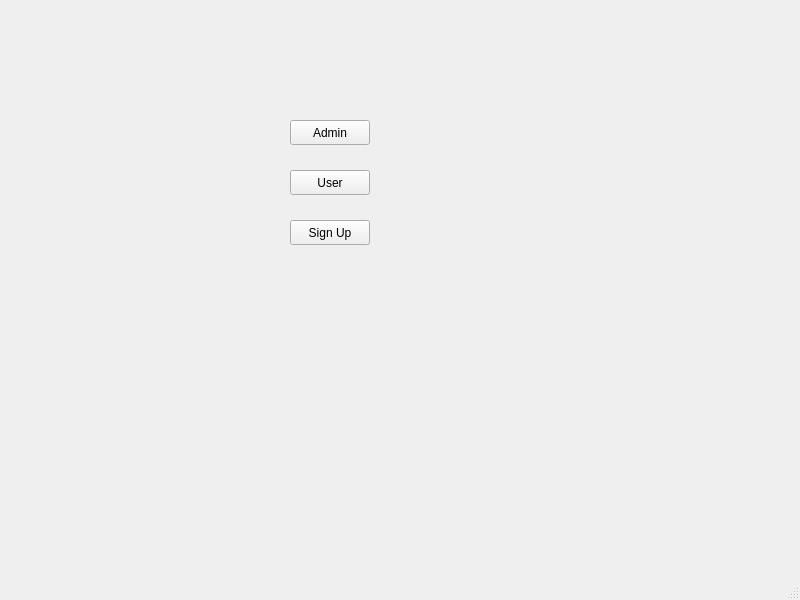
<?xml version="1.0" encoding="UTF-8"?>
<ui version="4.0">
 <class>MainWindow</class>
 <widget class="QMainWindow" name="MainWindow">
  <property name="geometry">
   <rect>
    <x>0</x>
    <y>0</y>
    <width>800</width>
    <height>600</height>
   </rect>
  </property>
  <property name="windowTitle">
   <string>MainWindow</string>
  </property>
  <widget class="QWidget" name="centralwidget">
   <widget class="QStackedWidget" name="stackedWidget">
    <property name="geometry">
     <rect>
      <x>-20</x>
      <y>-30</y>
      <width>800</width>
      <height>600</height>
     </rect>
    </property>
    <widget class="QWidget" name="Login_page">
     <widget class="QPushButton" name="SignUp_pb">
      <property name="geometry">
       <rect>
        <x>310</x>
        <y>250</y>
        <width>80</width>
        <height>25</height>
       </rect>
      </property>
      <property name="text">
       <string>Sign Up</string>
      </property>
     </widget>
     <widget class="QPushButton" name="AdminLogIn_pb">
      <property name="geometry">
       <rect>
        <x>310</x>
        <y>150</y>
        <width>80</width>
        <height>25</height>
       </rect>
      </property>
      <property name="text">
       <string>Admin</string>
      </property>
     </widget>
     <widget class="QPushButton" name="UserLogIn_pb">
      <property name="geometry">
       <rect>
        <x>310</x>
        <y>200</y>
        <width>80</width>
        <height>25</height>
       </rect>
      </property>
      <property name="text">
       <string>User</string>
      </property>
     </widget>
    </widget>
    <widget class="QWidget" name="SignUp_page">
     <widget class="QLineEdit" name="SignUpName_Input">
      <property name="geometry">
       <rect>
        <x>310</x>
        <y>90</y>
        <width>113</width>
        <height>24</height>
       </rect>
      </property>
      <property name="placeholderText">
       <string>Name</string>
      </property>
     </widget>
     <widget class="QLineEdit" name="SignUpMail_input">
      <property name="geometry">
       <rect>
        <x>310</x>
        <y>150</y>
        <width>113</width>
        <height>24</height>
       </rect>
      </property>
      <property name="placeholderText">
       <string>Mail</string>
      </property>
     </widget>
     <widget class="QLineEdit" name="SignUp_Mobile">
      <property name="geometry">
       <rect>
        <x>310</x>
        <y>200</y>
        <width>113</width>
        <height>24</height>
       </rect>
      </property>
      <property name="placeholderText">
       <string>Mobile Number</string>
      </property>
     </widget>
     <widget class="QLineEdit" name="SignUp_pass">
      <property name="geometry">
       <rect>
        <x>310</x>
        <y>260</y>
        <width>113</width>
        <height>24</height>
       </rect>
      </property>
      <property name="placeholderText">
       <string>Password</string>
      </property>
     </widget>
     <widget class="QPushButton" name="SignUp_pb_2">
      <property name="geometry">
       <rect>
        <x>330</x>
        <y>340</y>
        <width>80</width>
        <height>25</height>
       </rect>
      </property>
      <property name="text">
       <string>Sign Up</string>
      </property>
     </widget>
    </widget>
    <widget class="QWidget" name="LoginAsAdmin_page">
     <widget class="QLineEdit" name="LogIn_AdminMail_input">
      <property name="geometry">
       <rect>
        <x>310</x>
        <y>190</y>
        <width>113</width>
        <height>24</height>
       </rect>
      </property>
      <property name="text">
       <string/>
      </property>
      <property name="placeholderText">
       <string>Enter mail</string>
      </property>
     </widget>
     <widget class="QLineEdit" name="LogIn_AdminPass_input">
      <property name="geometry">
       <rect>
        <x>310</x>
        <y>240</y>
        <width>113</width>
        <height>24</height>
       </rect>
      </property>
      <property name="text">
       <string/>
      </property>
      <property name="echoMode">
       <enum>QLineEdit::Password</enum>
      </property>
      <property name="placeholderText">
       <string>Enter password</string>
      </property>
     </widget>
     <widget class="QPushButton" name="AdminLogin_pb">
      <property name="geometry">
       <rect>
        <x>320</x>
        <y>300</y>
        <width>80</width>
        <height>25</height>
       </rect>
      </property>
      <property name="text">
       <string>Log In</string>
      </property>
     </widget>
    </widget>
    <widget class="QWidget" name="LoginAsUser_Page">
     <widget class="QLineEdit" name="Login_UserMail_input">
      <property name="geometry">
       <rect>
        <x>310</x>
        <y>100</y>
        <width>113</width>
        <height>24</height>
       </rect>
      </property>
      <property name="placeholderText">
       <string>Mail</string>
      </property>
     </widget>
     <widget class="QLineEdit" name="Login_UserPass_input">
      <property name="geometry">
       <rect>
        <x>310</x>
        <y>160</y>
        <width>113</width>
        <height>24</height>
       </rect>
      </property>
      <property name="echoMode">
       <enum>QLineEdit::Password</enum>
      </property>
      <property name="placeholderText">
       <string>Password</string>
      </property>
     </widget>
     <widget class="QPushButton" name="UserLogin_pb">
      <property name="geometry">
       <rect>
        <x>320</x>
        <y>230</y>
        <width>80</width>
        <height>25</height>
       </rect>
      </property>
      <property name="text">
       <string>log in</string>
      </property>
     </widget>
    </widget>
    <widget class="QWidget" name="UserHomePage">
     <widget class="QPushButton" name="Booking_pb">
      <property name="geometry">
       <rect>
        <x>280</x>
        <y>200</y>
        <width>141</width>
        <height>51</height>
       </rect>
      </property>
      <property name="text">
       <string>Book Ticket</string>
      </property>
     </widget>
     <widget class="QPushButton" name="UserHistory_pb">
      <property name="geometry">
       <rect>
        <x>30</x>
        <y>510</y>
        <width>80</width>
        <height>25</height>
       </rect>
      </property>
      <property name="text">
       <string>See History</string>
      </property>
     </widget>
     <widget class="QPushButton" name="Exit1_pb">
      <property name="geometry">
       <rect>
        <x>490</x>
        <y>390</y>
        <width>80</width>
        <height>25</height>
       </rect>
      </property>
      <property name="text">
       <string>Exit</string>
      </property>
     </widget>
     <widget class="QPushButton" name="AddRide_pb">
      <property name="geometry">
       <rect>
        <x>310</x>
        <y>280</y>
        <width>80</width>
        <height>25</height>
       </rect>
      </property>
      <property name="text">
       <string>Add Ride</string>
      </property>
     </widget>
    </widget>
    <widget class="QWidget" name="BookTicketPage">
     <widget class="QLineEdit" name="Booking_DayInput">
      <property name="geometry">
       <rect>
        <x>60</x>
        <y>110</y>
        <width>113</width>
        <height>24</height>
       </rect>
      </property>
      <property name="text">
       <string/>
      </property>
      <property name="placeholderText">
       <string>Day</string>
      </property>
     </widget>
     <widget class="QLineEdit" name="Booking_MonthInput">
      <property name="geometry">
       <rect>
        <x>90</x>
        <y>150</y>
        <width>113</width>
        <height>24</height>
       </rect>
      </property>
      <property name="text">
       <string/>
      </property>
      <property name="placeholderText">
       <string>Month</string>
      </property>
     </widget>
     <widget class="QLineEdit" name="Booking_YearInput">
      <property name="geometry">
       <rect>
        <x>120</x>
        <y>190</y>
        <width>113</width>
        <height>24</height>
       </rect>
      </property>
      <property name="text">
       <string/>
      </property>
      <property name="placeholderText">
       <string>Year</string>
      </property>
     </widget>
     <widget class="QLineEdit" name="Booking_QuantityInput">
      <property name="geometry">
       <rect>
        <x>160</x>
        <y>230</y>
        <width>113</width>
        <height>24</height>
       </rect>
      </property>
      <property name="text">
       <string/>
      </property>
      <property name="placeholderText">
       <string>Quantity</string>
      </property>
     </widget>
     <widget class="QPushButton" name="back1_pb">
      <property name="geometry">
       <rect>
        <x>30</x>
        <y>520</y>
        <width>80</width>
        <height>25</height>
       </rect>
      </property>
      <property name="text">
       <string>back</string>
      </property>
     </widget>
     <widget class="QPushButton" name="continue_pb">
      <property name="geometry">
       <rect>
        <x>360</x>
        <y>370</y>
        <width>80</width>
        <height>25</height>
       </rect>
      </property>
      <property name="text">
       <string>continue</string>
      </property>
     </widget>
     <widget class="QLineEdit" name="BumperCar">
      <property name="geometry">
       <rect>
        <x>540</x>
        <y>190</y>
        <width>113</width>
        <height>24</height>
       </rect>
      </property>
      <property name="text">
       <string/>
      </property>
      <property name="placeholderText">
       <string>Bumper Car</string>
      </property>
     </widget>
     <widget class="QLineEdit" name="Train_Ride">
      <property name="geometry">
       <rect>
        <x>540</x>
        <y>230</y>
        <width>113</width>
        <height>24</height>
       </rect>
      </property>
      <property name="placeholderText">
       <string>Train Ride</string>
      </property>
     </widget>
     <widget class="QLineEdit" name="Roller_Coaster">
      <property name="geometry">
       <rect>
        <x>540</x>
        <y>270</y>
        <width>113</width>
        <height>24</height>
       </rect>
      </property>
      <property name="text">
       <string/>
      </property>
      <property name="placeholderText">
       <string>Roller coaster</string>
      </property>
     </widget>
    </widget>
    <widget class="QWidget" name="continuePage">
     <widget class="QPushButton" name="confirm_pb">
      <property name="geometry">
       <rect>
        <x>320</x>
        <y>320</y>
        <width>80</width>
        <height>25</height>
       </rect>
      </property>
      <property name="text">
       <string>confirm</string>
      </property>
     </widget>
     <widget class="QPlainTextEdit" name="plainTextEdit">
      <property name="geometry">
       <rect>
        <x>200</x>
        <y>60</y>
        <width>301</width>
        <height>85</height>
       </rect>
      </property>
      <property name="plainText">
       <string>Total payable ammont is 
</string>
      </property>
     </widget>
     <widget class="QLabel" name="continue_total_price">
      <property name="geometry">
       <rect>
        <x>350</x>
        <y>65</y>
        <width>55</width>
        <height>16</height>
       </rect>
      </property>
      <property name="text">
       <string>100</string>
      </property>
     </widget>
    </widget>
    <widget class="QWidget" name="AdminHomePage">
     <widget class="QPushButton" name="A_ShowAllUser_pb">
      <property name="geometry">
       <rect>
        <x>350</x>
        <y>100</y>
        <width>80</width>
        <height>25</height>
       </rect>
      </property>
      <property name="text">
       <string>Show all user</string>
      </property>
     </widget>
     <widget class="QPushButton" name="A_remove_pb">
      <property name="geometry">
       <rect>
        <x>350</x>
        <y>170</y>
        <width>80</width>
        <height>25</height>
       </rect>
      </property>
      <property name="text">
       <string>Remove</string>
      </property>
     </widget>
     <widget class="QPushButton" name="A_UpdatePrice_pb">
      <property name="geometry">
       <rect>
        <x>350</x>
        <y>220</y>
        <width>80</width>
        <height>25</height>
       </rect>
      </property>
      <property name="text">
       <string>Update price</string>
      </property>
     </widget>
     <widget class="QPushButton" name="A_Histroy_pb">
      <property name="geometry">
       <rect>
        <x>350</x>
        <y>280</y>
        <width>80</width>
        <height>25</height>
       </rect>
      </property>
      <property name="text">
       <string>Booking History</string>
      </property>
     </widget>
    </widget>
    <widget class="QWidget" name="ShowAllUserPage">
     <widget class="QTableView" name="tableView">
      <property name="geometry">
       <rect>
        <x>120</x>
        <y>50</y>
        <width>551</width>
        <height>461</height>
       </rect>
      </property>
     </widget>
    </widget>
    <widget class="QWidget" name="SearchUserPage">
     <widget class="QPushButton" name="A_Enter_pb">
      <property name="geometry">
       <rect>
        <x>300</x>
        <y>230</y>
        <width>80</width>
        <height>25</height>
       </rect>
      </property>
      <property name="text">
       <string>Enter</string>
      </property>
     </widget>
     <widget class="QLineEdit" name="A_searchMail_input">
      <property name="geometry">
       <rect>
        <x>290</x>
        <y>120</y>
        <width>113</width>
        <height>24</height>
       </rect>
      </property>
      <property name="text">
       <string/>
      </property>
      <property name="placeholderText">
       <string>Enter mail</string>
      </property>
     </widget>
     <widget class="QPushButton" name="A_Home_pb">
      <property name="geometry">
       <rect>
        <x>620</x>
        <y>490</y>
        <width>80</width>
        <height>25</height>
       </rect>
      </property>
      <property name="text">
       <string>Home</string>
      </property>
     </widget>
    </widget>
    <widget class="QWidget" name="RemoveUserPage">
     <widget class="QLineEdit" name="A_removeMail_input">
      <property name="geometry">
       <rect>
        <x>320</x>
        <y>110</y>
        <width>113</width>
        <height>24</height>
       </rect>
      </property>
      <property name="text">
       <string/>
      </property>
      <property name="placeholderText">
       <string>Enter mail</string>
      </property>
     </widget>
     <widget class="QPushButton" name="A_Enter_pb_2">
      <property name="geometry">
       <rect>
        <x>330</x>
        <y>230</y>
        <width>80</width>
        <height>25</height>
       </rect>
      </property>
      <property name="text">
       <string>Enter</string>
      </property>
     </widget>
     <widget class="QPushButton" name="A_Home_pb_2">
      <property name="geometry">
       <rect>
        <x>650</x>
        <y>490</y>
        <width>80</width>
        <height>25</height>
       </rect>
      </property>
      <property name="text">
       <string>Home</string>
      </property>
     </widget>
    </widget>
    <widget class="QWidget" name="UpdatePricePage">
     <widget class="QLineEdit" name="A_UpdatePrice_input">
      <property name="geometry">
       <rect>
        <x>330</x>
        <y>110</y>
        <width>113</width>
        <height>24</height>
       </rect>
      </property>
      <property name="text">
       <string/>
      </property>
      <property name="placeholderText">
       <string>Updated Price</string>
      </property>
     </widget>
     <widget class="QPushButton" name="A_Enter_pb_3">
      <property name="geometry">
       <rect>
        <x>350</x>
        <y>210</y>
        <width>80</width>
        <height>25</height>
       </rect>
      </property>
      <property name="text">
       <string>Enter</string>
      </property>
     </widget>
     <widget class="QPushButton" name="A_Home_pb_3">
      <property name="geometry">
       <rect>
        <x>670</x>
        <y>490</y>
        <width>80</width>
        <height>25</height>
       </rect>
      </property>
      <property name="text">
       <string>Home</string>
      </property>
     </widget>
    </widget>
    <widget class="QWidget" name="BookingHistoryPage"/>
   </widget>
  </widget>
  <widget class="QMenuBar" name="menubar">
   <property name="geometry">
    <rect>
     <x>0</x>
     <y>0</y>
     <width>800</width>
     <height>25</height>
    </rect>
   </property>
  </widget>
  <widget class="QStatusBar" name="statusbar"/>
 </widget>
 <resources/>
 <connections/>
</ui>
